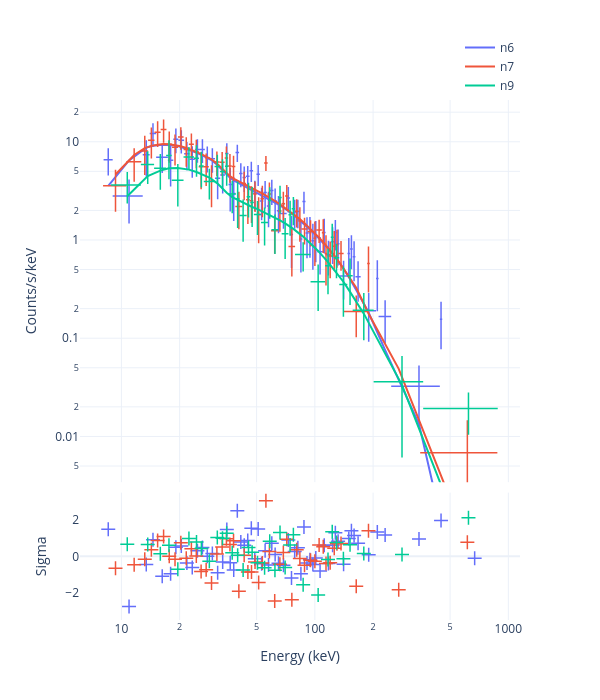

Source (notebook cell):
### Code cell
try:
    plot_infer_fit(
        ctx, model_name=MODEL, mode='tintegrated', style='CE',
        nlive=NLIVE, include_bgo=INCLUDE_BGO)
except FileNotFoundError as exc:
    print(exc)
